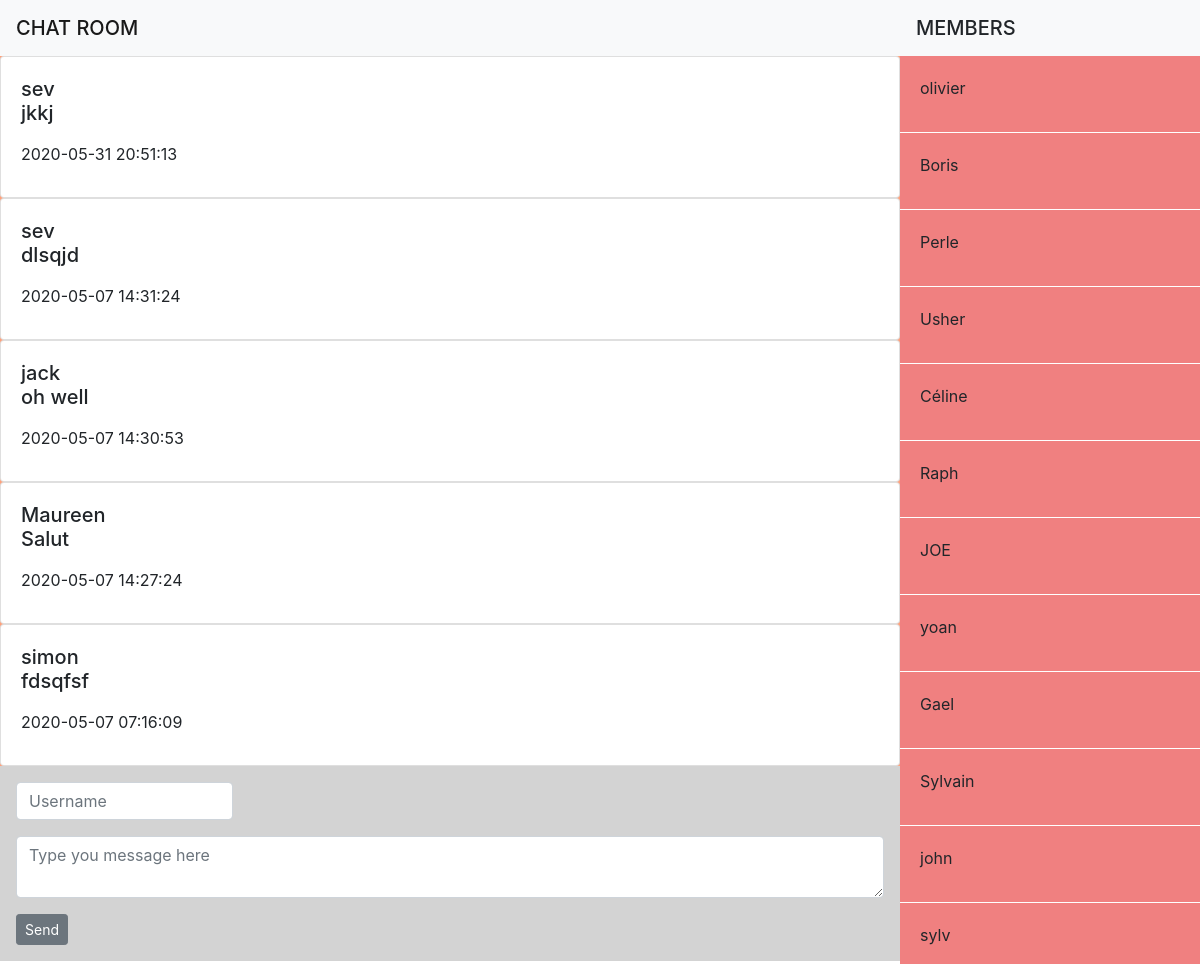
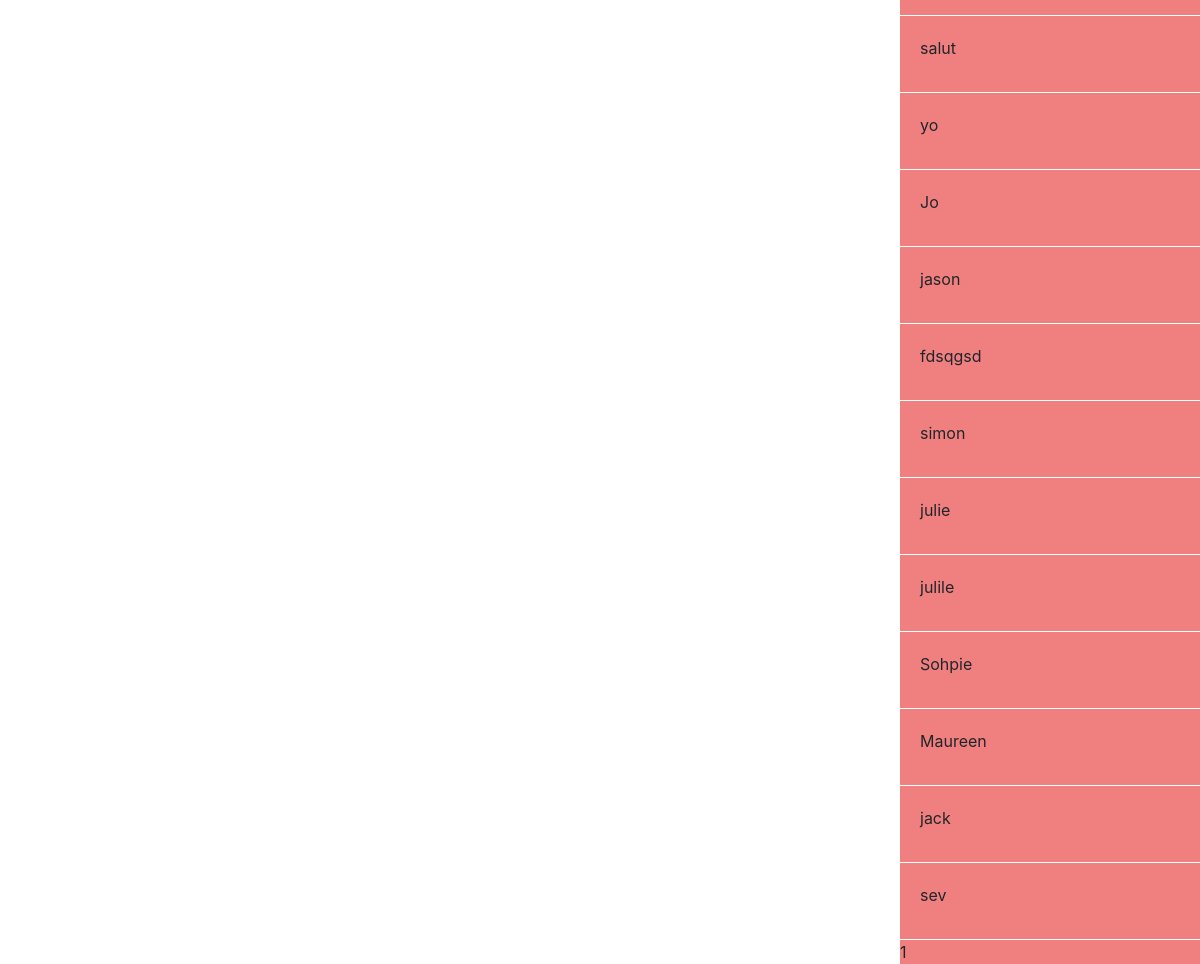
The page / on the database its author committed (2 pictures, top to bottom).
### tables this page shows
CREATE TABLE `messages` (
  `id` int(11) NOT NULL,
  `user_id` int(11) NOT NULL,
  `message` text NOT NULL,
  `ip_address` varchar(39) NOT NULL,
  `color` varchar(30) NOT NULL,
  `created_at` datetime NOT NULL
);

CREATE TABLE `users` (
  `id` int(11) NOT NULL,
  `nickname` varchar(255) NOT NULL,
  `created_at` datetime NOT NULL,
  `ip_address` varchar(39) NOT NULL
);

### PDO/message.php (called while the page is built)
<?php
include 'connection.php';
$request = $db->query('SELECT users.id, users.nickname, messages.user_id, messages.message, messages.created_at
                         FROM users
                         INNER JOIN messages
                         ON users.id = messages.user_id
                         ORDER BY created_at DESC LIMIT 0,5')
                         ;
$messages = $request->fetchAll();
$userNicknamestatement = $db->query('SELECT nickname FROM users');
$userNicknamestatement->execute();
$userNicknames = $userNicknamestatement->fetchAll();

### PDO/store.php (called while the page is built, shortened)
<?php
$nickname ='';
?>

### partials/nickname.php (the view)
<?php foreach($userNicknames as $userNickname): ?>
    <div class="card-body display-nickname">
        <p class="card-title nickname"><?=$userNickname["nickname"]?></p>
     </div>
<?endforeach; ?>

### index.php (shortened to what this page needs)
<?php
include './PDO/store.php';
?>
<!DOCTYPE html>
<html lang="en">
<head>
    <link rel="stylesheet" href="https://stackpath.bootstrapcdn.com/bootstrap/4.4.1/css/bootstrap.min.css">
    <link rel="stylesheet" href="./CSS/style.css">
</head>
<body>
    <div class=" container-chat">
        <main class="chatroom">
             <nav class="navbar navbar-light bg-light">
                <span class="navbar-brand mb-0 h1">CHAT ROOM</span>
            </nav>
            <section class="msg-display">
                <div class="msg-content">
                    <?php include 'partials/message.php'?>
                </div>
            </section>
            <form action="./PDO/store.php" method="POST" class="form-input">
                <div class="form-group">
                    <input
                    type="text"
                    class="form-control"
                    id="nickname"
                    name='nickname'
                    placeholder="Username"
                    value="<?= $nickname?>">
                </div>
                <div class="form-group">
                    <textarea class="form-control" id="textarea" rows="2" name="message" placeholder="Type you message here"></textarea>
                </div>
                <button type="submit" class="btn btn-sm btn-secondary">Send</button>
            </form>
        </main>
        <aside class="sidebar">
            <nav class="navbar bg-light">
                <span class="navbar-brand mb-0 h1">MEMBERS</span>
            </nav>
            <div><?= include './partials/nickname.php'?></div>
        </aside>
    </div>
</body>
</html>

### partials/message.php
<?php
include './PDO/connection.php';
include './PDO/message.php';
?>
<?php foreach($messages as $message): ?>
  <div class="card message-container" id="message-container">
      <div class="card-body">
          <h5 class="card-title nickname"><?=$message["nickname"]?>
          <p class="card-text message-content"><?=$message["message"]?></p>
          <small class="dateTime"><?=$message["created_at"]?></small>
      </div>
  </div>
<?endforeach; ?>

### CSS/style.css (style rules this page uses)
*, *::after, *::before { margin: 0; padding: 0; box-sizing: border-box; }
html, body { width: 100%; }
.container-chat { display: flex; height: auto; }
nav { display: flex; justify-content: center; background-color: darkslategrey; }
.chatroom { width: 75%; background-color:lightgrey; height: 100%; }
.msg-display { grid-area: 'msg'; height: 100%; overflow: scroll; }
.msg-display:nth-of-type(odd) { background-color: lightsalmon; }
.display-nickname { border-bottom: 1px solid white; }
.form-input { padding: 1rem; }
.form-input input { width: 25% ; }
.sidebar { width: 25%; grid-area: "sidebar"; background-color: lightcoral; overflow: scroll; }

### rows shown on the page
messages: user.nickname "sev", message "jkkj", created_at "2020-05-31 20:51:13"
messages: user.nickname "sev", message "dlsqjd", created_at "2020-05-07 14:31:24"
messages: user.nickname "jack", message "oh well", created_at "2020-05-07 14:30:53"
messages: user.nickname "Maureen", message "Salut", created_at "2020-05-07 14:27:24"
messages: user.nickname "simon", message "fdsqfsf", created_at "2020-05-07 07:16:09"
users: nickname "olivier"
users: nickname "Boris"
users: nickname "Perle"
users: nickname "Usher"
users: nickname "Céline"
users: nickname "Raph"
users: nickname "JOE"
users: nickname "yoan"
users: nickname "Gael"
users: nickname "Sylvain"
users: nickname "john"
users: nickname "sylv"
users: nickname "salut"
users: nickname "yo"
users: nickname "Jo"
users: nickname "jason"
users: nickname "fdsqgsd"
users: nickname "simon"
users: nickname "julie"
users: nickname "julile"
users: nickname "Sohpie"
users: nickname "Maureen"
users: nickname "jack"
users: nickname "sev"

### other values the page prints
include './partials/nickname.php' "1"
